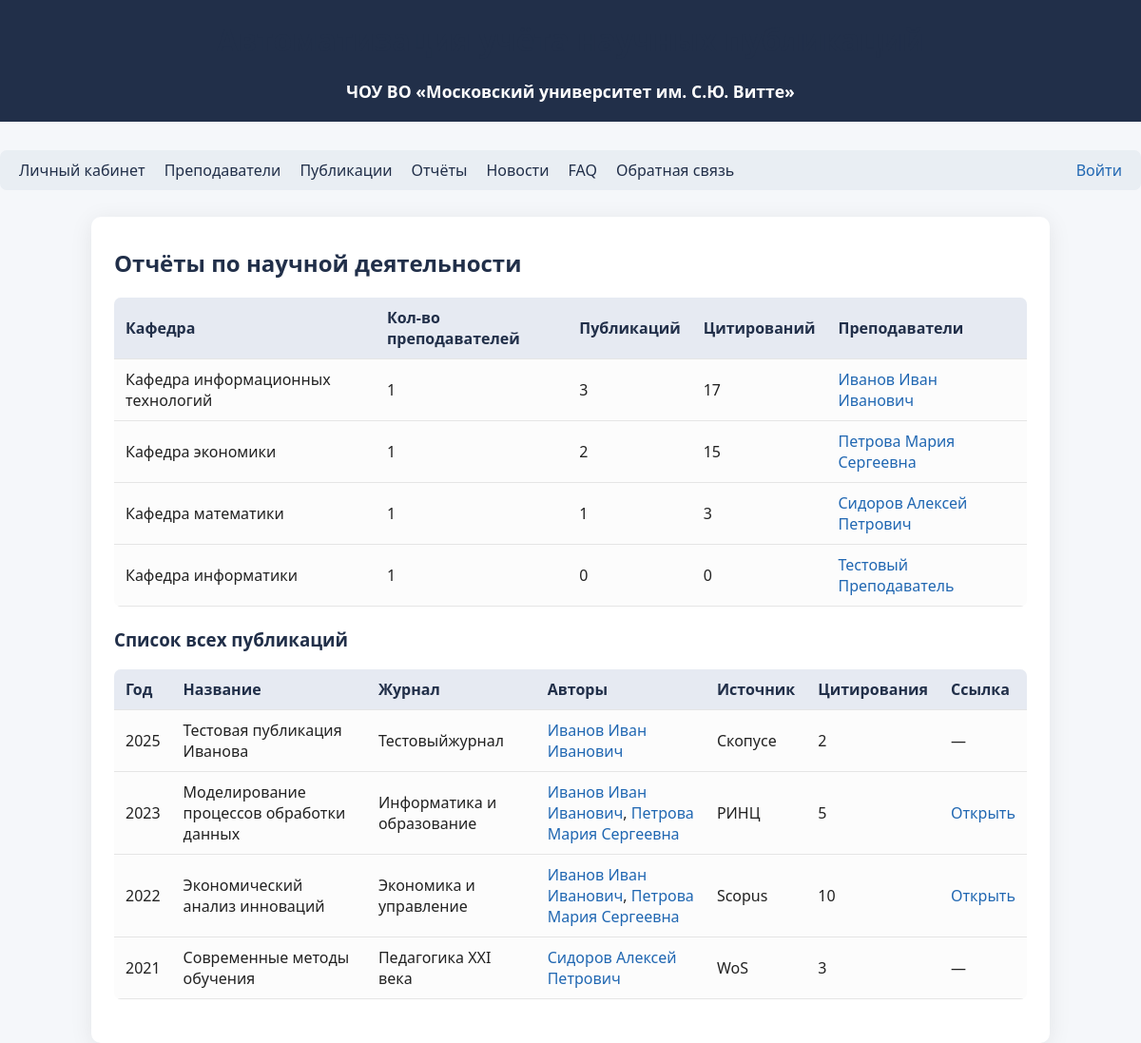
The page /reports on the database as committed earlier.
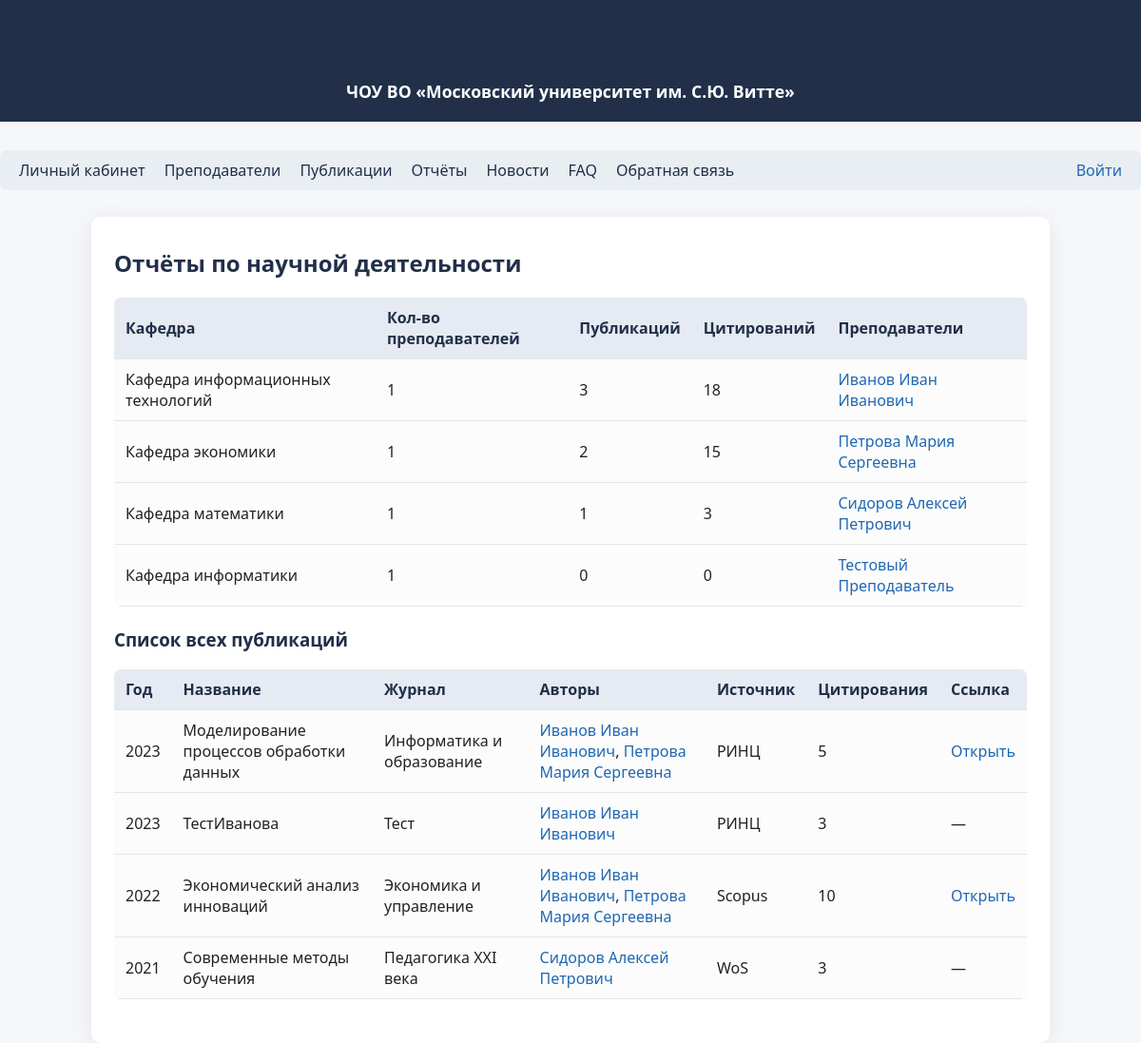
The same page on the database as committed later.
### tables this page shows
CREATE TABLE lecturers (
            id INTEGER PRIMARY KEY AUTOINCREMENT,
            fio TEXT,
            position TEXT,
            department TEXT,
            academic_degree TEXT,
            orcid TEXT,
            email TEXT
        );

CREATE TABLE publications (
            id INTEGER PRIMARY KEY AUTOINCREMENT,
            title TEXT,
            year INTEGER,
            journal TEXT,
            source TEXT,
            link TEXT,
            citations INTEGER,
            doi TEXT,
            file_path TEXT,
            status TEXT DEFAULT 'new',
            review_comment TEXT,
            revision_deadline TEXT,
            reviewer_id INTEGER
        );

### app/routes.py (the view)
@bp.route('/reports')
def reports():
    lecturers = get_all_lecturers()
    pubs = get_all_publications()
    departments = {}
    for l in lecturers:
        dep = l['department']
        if dep not in departments:
            departments[dep] = {'lecturers': [], 'publications': 0, 'citations': 0}
        departments[dep]['lecturers'].append(l)
        pubs_by_l = get_publications_by_lecturer(l['id'])
        departments[dep]['publications'] += len(pubs_by_l)
        departments[dep]['citations'] += sum([int(p['citations']) for p in pubs_by_l if p['citations']])
    return render_template('reports.html', departments=departments, pubs=pubs)

### app/models.py (called while the page is built)
def get_db():
    db = getattr(g, '_database', None)
    if db is None:
        db = g._database = sqlite3.connect(DATABASE)
        db.row_factory = sqlite3.Row
    return db

def get_all_lecturers():
    db = get_db()
    return db.execute(
        "SELECT * FROM lecturers"
    ).fetchall()

def get_all_publications():
    db = get_db()
    pubs = db.execute(
        "SELECT * FROM publications ORDER BY year DESC"
    ).fetchall()
    return pubs

def get_publications_by_lecturer(lecturer_id):
    db = get_db()
    pubs = db.execute(
        "SELECT p.* FROM publications p "
        "JOIN lecturer_publications lp ON p.id = lp.publication_id "
        "WHERE lp.lecturer_id = ? ORDER BY p.year DESC",
        (lecturer_id,)
    ).fetchall()
    return pubs

### app/routes.py (called while the page is built)
@bp.before_app_request
def load_logged_in_user():
    user_id = session.get('user_id')
    g.user = get_user_by_id(user_id) if user_id else None

### app/templates/reports.html (shortened to what this page needs)
{% extends "base.html" %}
{% block content %}
<h2>Отчёты по научной деятельности</h2>
<table>
    <thead>
        <tr>
            <th>Кафедра</th>
            <th>Кол-во преподавателей</th>
            <th>Публикаций</th>
            <th>Цитирований</th>
            <th>Преподаватели</th>
        </tr>
    </thead>
    <tbody>
    {% for department, data in departments.items() %}
        <tr>
            <td>{{ department }}</td>
            <td>{{ data['lecturers']|length }}</td>
            <td>{{ data['publications'] }}</td>
            <td>{{ data['citations'] }}</td>
            <td>
                {% for l in data['lecturers'] %}
                    <a href="{{ url_for('main.lecturer_profile', lecturer_id=l['id']) }}">{{ l['fio'] }}</a>{% if not loop.last %}, {% endif %}
                {% endfor %}
            </td>
        </tr>
    {% endfor %}
    </tbody>
</table>
<h3>Список всех публикаций</h3>
<table>
    <thead>
        <tr>
            <th>Год</th>
            <th>Название</th>
            <th>Журнал</th>
            <th>Авторы</th>
            <th>Источник</th>
            <th>Цитирования</th>
            <th>Ссылка</th>
        </tr>
    </thead>
    <tbody>
    {% for pub in pubs %}
        <tr>
            <td>{{ pub['year'] }}</td>
            <td>{{ pub['title'] }}</td>
            <td>{{ pub['journal'] }}</td>
            <td>
                {% set authors = [] %}
                {% for lecturer in get_all_lecturers() %}
                    {% for lp in get_publications_by_lecturer(lecturer['id']) %}
                        {% if lp['id'] == pub['id'] %}
                            {% set _ = authors.append('<a href="' ~ url_for('main.lecturer_profile', lecturer_id=lecturer['id']) ~ '">' ~ lecturer['fio'] ~ '</a>') %}
                        {% endif %}
                    {% endfor %}
                {% endfor %}
                {{ authors|join(', ')|safe }}
            </td>
            <td>{{ pub['source'] }}</td>
            <td>{{ pub['citations']|default(0) }}</td>
            <td>
                {% if pub['link'] %}
                    <a href="{{ pub['link'] }}" target="_blank">Открыть</a>
                {% else %}
                    —
                {% endif %}
            </td>
        </tr>
    {% endfor %}
    </tbody>
</table>
{% endblock %}

Rows that differ between the two databases and show on the page:
computed for lecturers "Кафедра информационных технологий": citations "17" → "18"
shown differently, row unchanged: publications "Моделирование процессов обработки данных": moves up the list
changed publications: year "2025" → "2023"; title "Тестовая публикация Иванова" → "ТестИванова"; journal "Тестовыйжурнал" → "Тест"; source "Скопусе" → "РИНЦ"; citations "2" → "3"
